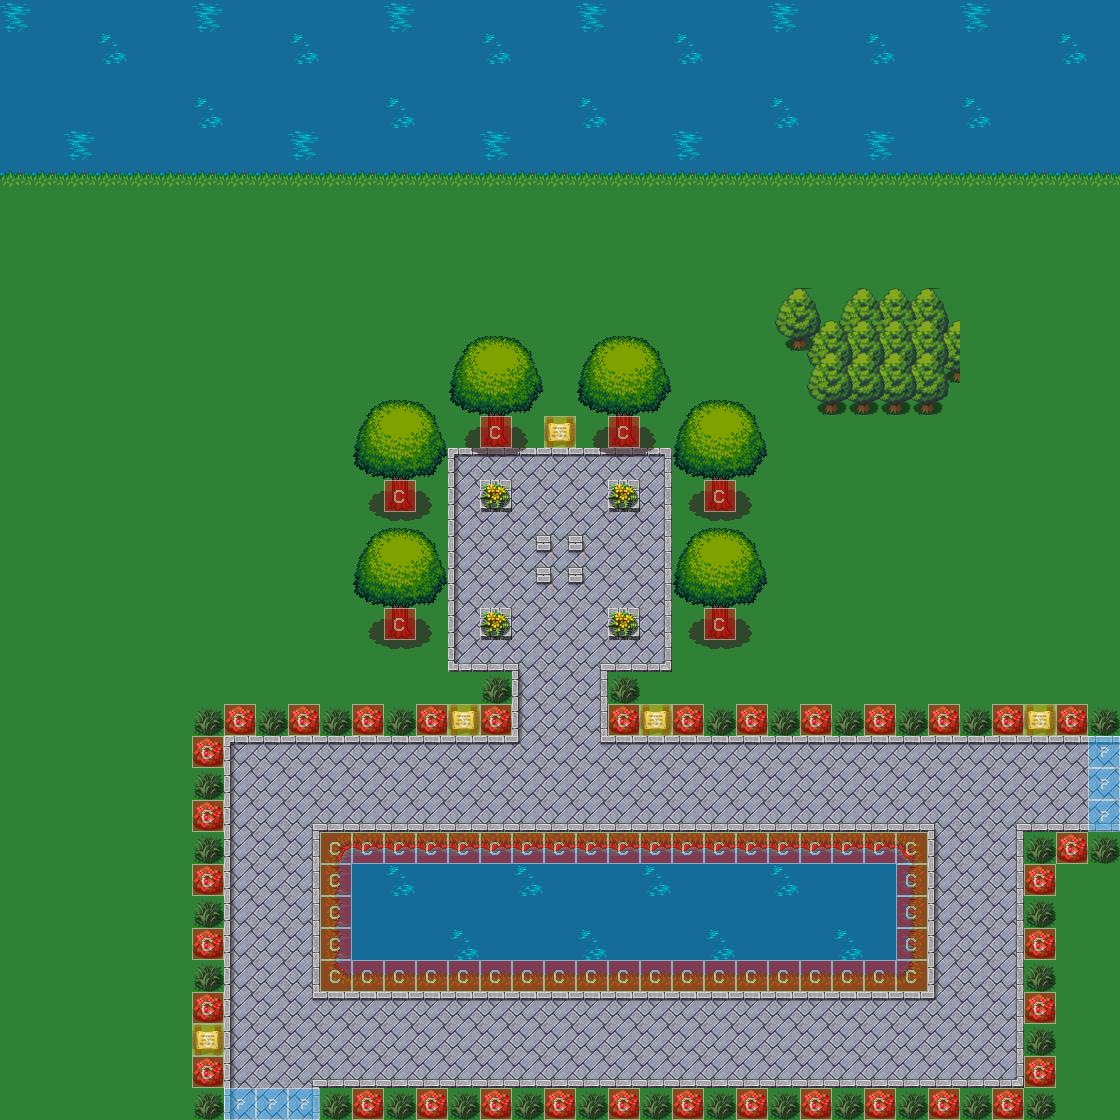

A 2D game scene composited from a Tiled map and its tileset images. What follows is a short description and the map's XML, with each tile layer's data collapsed to a summary:
An orthogonal 35x35 tile map with 32x32 px tiles, 4 tile layers (Ground, Tree Trunks, Tree Tops, Data), 9 tilesets.

<map version="1.0" orientation="orthogonal" width="35" height="35" tilewidth="32" tileheight="32">
 <properties>
  <property name="Map_Name" value="New_Spawn" />
 </properties>
 <tileset firstgid="1" name="dirt" tilewidth="32" tileheight="32">
  <image source="dirt.png" width="96" height="192" />
 </tileset>
 <tileset firstgid="19" name="grass" tilewidth="32" tileheight="32">
  <image source="grass.png" width="96" height="192" />
 </tileset>
 <tileset firstgid="37" name="watergrass" tilewidth="32" tileheight="32">
  <image source="watergrass.png" width="96" height="192" />
 </tileset>
 <tileset firstgid="55" name="terrain" tilewidth="32" tileheight="32">
  <image source="terrain.png" width="586" height="384" />
 </tileset>
 <tileset firstgid="271" name="treetop" tilewidth="32" tileheight="32">
  <image source="treetop.png" width="192" height="224" />
 </tileset>
 <tileset firstgid="313" name="trunk" tilewidth="32" tileheight="32">
  <image source="trunk.png" width="192" height="96" />
 </tileset>
 <tileset firstgid="331" name="accessories" tilewidth="32" tileheight="32">
  <image source="accessories.png" width="512" height="512" />
 </tileset>
 <tileset firstgid="587" name="data" tilewidth="32" tileheight="32">
  <image source="data.png" width="96" height="32" />
 </tileset>
 <tileset firstgid="590" name="treecomp" tilewidth="32" tileheight="32">
  <image source="treecomp.png" width="512" height="512" />
 </tileset>
 <layer name="Ground" width="35" height="35">
  <data>[1225 cells, 1225 non-empty, 31 distinct tile ids]</data>
 </layer>
 <layer name="Tree Trunks" width="35" height="35">
  <data>[1225 cells, 154 non-empty, 26 distinct tile ids]</data>
 </layer>
 <layer name="Tree Tops" width="35" height="35">
  <data>[1225 cells, 54 non-empty, 9 distinct tile ids]</data>
 </layer>
 <layer name="Data" width="35" height="35" opacity="0.46">
  <data>[1225 cells, 96 non-empty, 3 distinct tile ids]</data>
 </layer>
</map>
